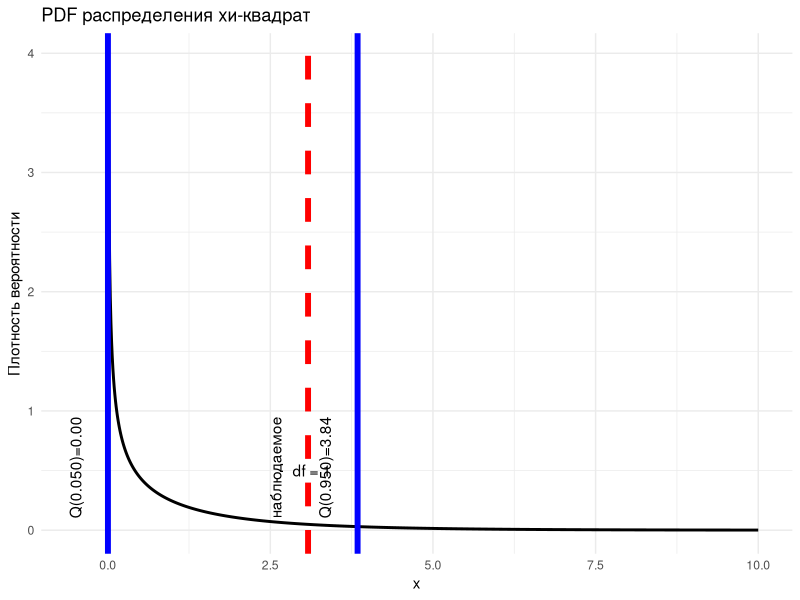
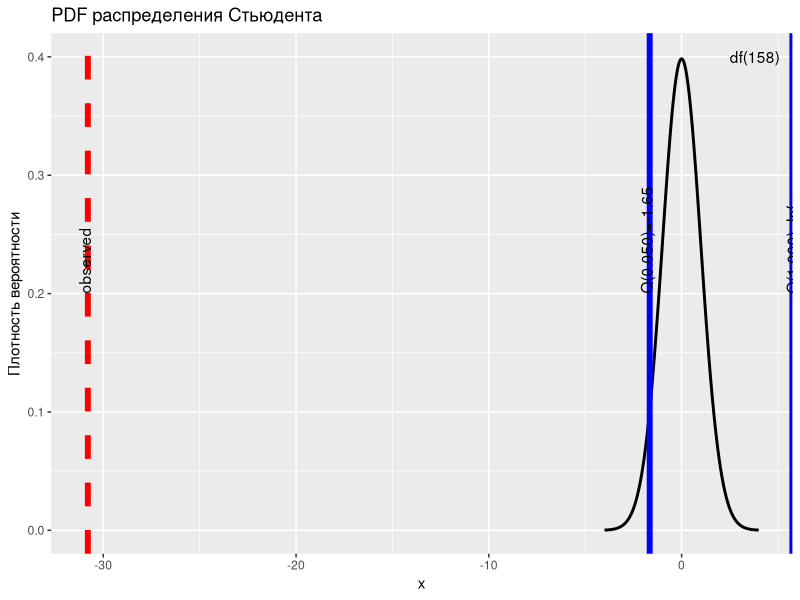
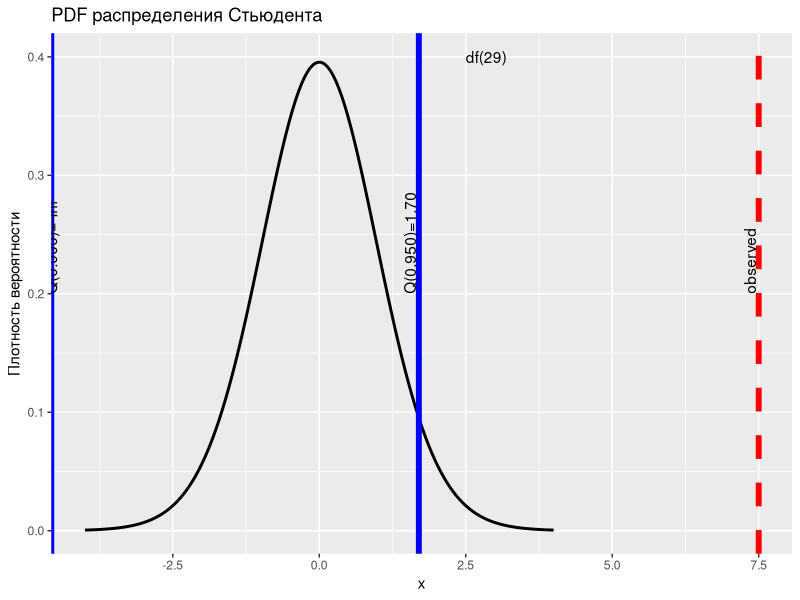
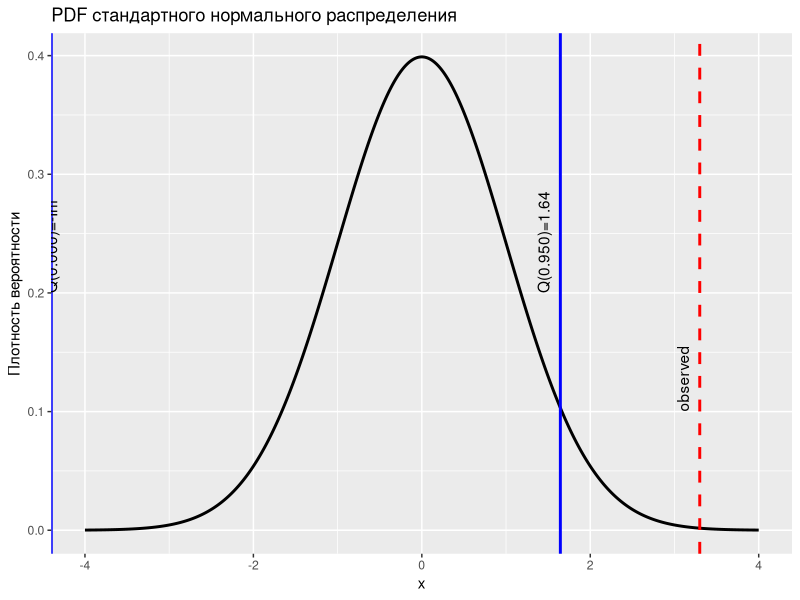
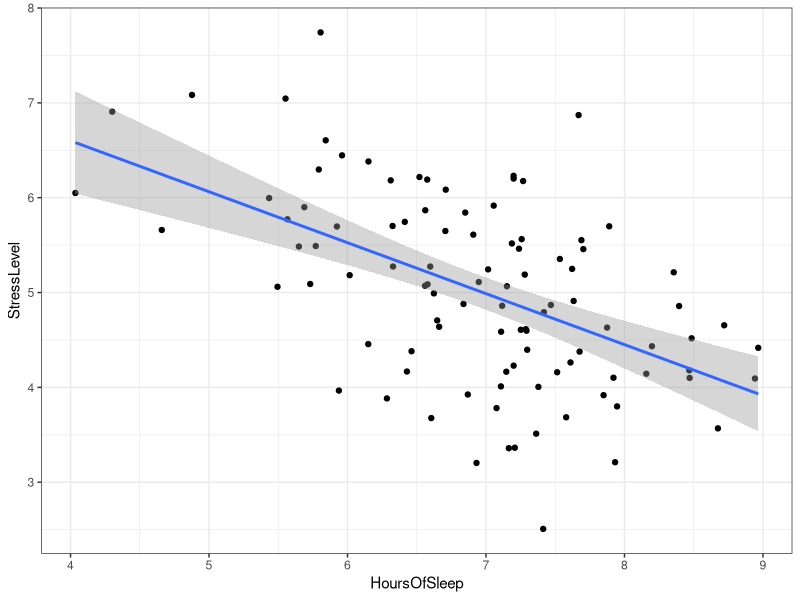

Write R code to recreate these figures, in order.
## ---- chunk 1

knitr::opts_chunk$set(echo = TRUE)
library(dplyr)
library(ggplot2)

## ---- chunk 2

# Воспроизводимость результатов
set.seed(42)

# Общий размер выборки 
sample_size <- 100

# Генерация данных по физической активности (бинарная переменная) в фиксированном соотношении 1:1
activity <- sample(c("Высокая", "Низкая"), size = sample_size, replace = TRUE, prob = c(0.5, 0.5))

# Генерация данных по наличию сердечно-сосудистых заболеваний (бинарная переменная)
# У активных людей меньше вероятность заболеть (0.5 vs 0.6)

cardio <- ifelse(activity == "Высокая", rbinom(sample_size, 1, 0.5), rbinom(sample_size, 1, 0.6))

hyp1_large <- data.frame(activity = activity, cardio = cardio) %>% 
  mutate(activity = as.factor(activity), cardio = as.factor(cardio)) %>% 
  glimpse()

## ---- chunk 3

# Воспроизводимость результатов
set.seed(42)

# Общий размер выборки
sample_size_small <- 30

# Генерация данных по физической активности (бинарная переменная) в фиксированном соотношении 1:1
activity_small <- sample(c("Высокая", "Низкая"), size = sample_size_small, replace = TRUE, prob = c(0.5, 0.5))

# Генерация данных по наличию сердечно-сосудистых заболеваний (бинарная переменная)
# У активных людей меньше вероятность заболеть (0.5 vs 0.6)

cardio_small <- ifelse(activity_small == "Высокая", rbinom(sample_size_small, 1, 0.5), rbinom(sample_size_small, 1, 0.6))

hyp1_small <- data.frame(activity_small = activity_small, cardio_small = cardio_small) %>% 
  mutate(activity_small = as.factor(activity_small), cardio_small = as.factor(cardio_small)) %>% 
  glimpse()
    
## ---- chunk 4
# Создание таблиц сопряженности
table_large <- table(hyp1_large$activity, hyp1_large$cardio)
rownames(table_large) <- c("Высокая активность", "Низкая активность")
colnames(table_large) <- c("Нет ССЗ", "Есть ССЗ")
print(table_large)

# Расчет хи-квадрата
chi_large <- chisq.test(table_large)
print(chi_large)

# Расчет наблюдаемого значения хи-квадрат (замените на ваше фактическое наблюдаемое значение)
observed_chi_squared <- 3.08  # Замените на ваше реальное наблюдаемое значение

# Определение степеней свободы для распределения хи-квадрат
df <- 1  # Подстраивайте степени свободы по мере необходимости

# Создание последовательности значений x
x_values <- seq(0.01, 10, by = 0.01)  # Подстраивайте диапазон и шаг по мере необходимости

# Расчет значений PDF для распределения хи-квадрат
pdf_chi_squared <- dchisq(x_values, df)

# Квантили
quantiles <- c(0.05, 0.95)

# Расчет критических значений для распределения хи-квадрат
critical_value_lower <- qchisq(quantiles[1], df)
critical_value_upper <- qchisq(quantiles[2], df)


# Создание data frame для построения графика
pdf_data <- data.frame(x = x_values, Probability = pdf_chi_squared)

# Создание графика PDF для визуализации распределения хи-квадрат
ggplot(pdf_data, aes(x = x, y = Probability)) +
  geom_line(size = 1, color = "black") +
  labs(title = "PDF распределения хи-квадрат", x = "x", y = "Плотность вероятности") +
  theme_minimal() +
  geom_vline(xintercept = c(critical_value_lower, critical_value_upper, observed_chi_squared),
             linetype = c("solid", "solid", "dashed"),
             color = c("blue", "blue", "red"),
             size = c(2, 2, 2)) +
  annotate("text", x = critical_value_lower - 0.5, y = 0.1, label = sprintf("Q(%.3f)=%.2f", quantiles[1], critical_value_lower), hjust = 0, angle = 90) +
  annotate("text", x = critical_value_upper - 0.5, y = 0.1, label = sprintf("Q(%.3f)=%.2f", quantiles[2], critical_value_upper), hjust = 0, angle = 90) +
  annotate("text", x = observed_chi_squared - 0.5, y = 0.1, label = 'наблюдаемое', hjust = 0, angle = 90) +
  annotate("text", x = critical_value_upper - 1, y = 0.5, label = sprintf("df = %.0f", df), hjust = 0)

## ---- chunk 5


#Создание таблиц сопряженности
table_small <- table(hyp1_small$activity, hyp1_small$cardio)
rownames(table_small) <- c("Высокая активность", "Низкая активность")
colnames(table_small) <- c("Нет ССЗ", "Есть ССЗ")
print(table_small)

#Точный тест Фишера
fisher_small <- fisher.test(table_small)
print(fisher_small)
## ---- chunk 6

# Воспроизводимость результатов
set.seed(42)

# Размер выборки (в каждой группе)
sample_size <- 80


# В популяции c экспериментальным методом лечения средний уровень систолического артериального давления меньше (130 vs 135 mm) 
# Генерация данных для группы с новым методом лечения 
group_exp <- rnorm(sample_size, mean = 130)  # экспериментальная группа

# Генерация данных для группы со стандартным лечением
group_ctrl <- rnorm(sample_size, mean = 135)  # контрольная группа

## ---- chunk 7
hyp2 <- t.test(group_exp, group_ctrl, alternative = "less", var.equal = TRUE)
print(hyp2)

observed=-30.8

# cтепени свободы
df <- 158

# значения по оси x
x_values <- seq(-4, 4, by = 0.01)  # Adjust the range and step size as needed

# PDF значения для распределения t
pdf_t <- dt(x_values, df)

# Квантили
quantiles <- c(0.05, 1)

t_critical_low <- qt(quantiles[1], df = df)
t_critical_up <-  qt(quantiles[2], df = df)

# создание базы данных
pdf_data <- data.frame(x = x_values, Probability = pdf_t)

# Создание графика PDF для визуализации стандартного нормального распределения
ggplot(pdf_data, aes(x = x)) +
  geom_line(aes(y = Probability), linewidth = 1, color = "black", linetype = "solid") +
  geom_vline(xintercept = t_critical_low, linewidth = 2, linetype = "solid", color = "blue") +
  geom_vline(xintercept = t_critical_up, linewidth = 2, linetype = "solid", color = "blue") +
  geom_vline(xintercept = observed, linewidth = 2, linetype = "dashed", color = "red") +
  annotate("text", x = t_critical_low-0.15, y = 0.2, label = sprintf("Q(%.3f)=%.2f", quantiles[1], t_critical_low), hjust = 0, angle = 90) +
  annotate("text", x = t_critical_up-0.15, y = 0.2, label = sprintf("Q(%.3f)=%.2f", quantiles[2], t_critical_up), hjust = 0, angle = 90) +
  annotate("text", x = observed-0.15, y = 0.2, label = 'observed', hjust = 0, angle = 90)+
  annotate("text", x = 2.5, y = 0.4, label = sprintf("df(%.0f)", df), hjust = 0)+
  labs(title = "PDF распределения Стьюдента", x = "x", y = "Плотность вероятности")


## ---- chunk 8

# Воспроизводимость результатов
set.seed(42)

# Размер выборки 
sample_size <- 30

# В популяции до реабилитации средний уровень физической активности меньше (50 vs 60) 
# Генерация данных до реабилитации
before <- rbinom(sample_size, size = 100, prob = 0.5)

# Генерация данных после реабилитации
after <- rbinom(sample_size, size = 100, prob = 0.6)  


## ---- chunk 9
hyp3 <- t.test(after, before, paired = TRUE, alternative = "greater")
print(hyp3)

observed=7.5

# cтепени свободы
df <- 29

# значения по оси x
x_values <- seq(-4, 4, by = 0.01)  # Adjust the range and step size as needed

# PDF значения для распределения t
pdf_t <- dt(x_values, df)

# Квантили
quantiles <- c(0, 0.95)

t_critical_low <- qt(quantiles[1], df = df)
t_critical_up <-  qt(quantiles[2], df = df)

# создание базы данных
pdf_data <- data.frame(x = x_values, Probability = pdf_t)

# Создание графика PDF для визуализации стандартного нормального распределения
ggplot(pdf_data, aes(x = x)) +
  geom_line(aes(y = Probability), linewidth = 1, color = "black", linetype = "solid") +
  geom_vline(xintercept = t_critical_low, linewidth = 2, linetype = "solid", color = "blue") +
  geom_vline(xintercept = t_critical_up, linewidth = 2, linetype = "solid", color = "blue") +
  geom_vline(xintercept = observed, linewidth = 2, linetype = "dashed", color = "red") +
  annotate("text", x = t_critical_low-0.15, y = 0.2, label = sprintf("Q(%.3f)=%.2f", quantiles[1], t_critical_low), hjust = 0, angle = 90) +
  annotate("text", x = t_critical_up-0.15, y = 0.2, label = sprintf("Q(%.3f)=%.2f", quantiles[2], t_critical_up), hjust = 0, angle = 90) +
  annotate("text", x = observed-0.15, y = 0.2, label = 'observed', hjust = 0, angle = 90)+
  annotate("text", x = 2.5, y = 0.4, label = sprintf("df(%.0f)", df), hjust = 0)+
  labs(title = "PDF распределения Стьюдента", x = "x", y = "Плотность вероятности")

## ---- chunk 10

# Воспроизводимость результатов
set.seed(42)

# Общий размер выборки
sample_size <- 200


# В популяции экспериментального лечения вероятность нормальной физической активности больше (0.7 vs 0.65)
# Генерация данных по статусу лечение (бинарная переменная, новый метод или стандарт) в фиксированном соотношении 1:1
treatment <- sample(c("новый метод", "стандарт"), size = sample_size, replace = TRUE, prob = c(0.5, 0.5))

# Генерация данных по физической активности после лечения (бинарная переменная)
activity <- ifelse(treatment == "новый метод", rbinom(sample_size, 1, 0.7), rbinom(sample_size, 1, 0.65))

    
## ---- chunk 11
# Создадим таблицу сопряженности
table_activity <- table(treatment, activity)
print(table_activity)
# Посчитаем количество успехов (mx, my) и наблюдений (nx,ny) для таблицы
successes <- c(table_activity["новый метод", 2], table_activity["стандарт", 2])
observations <- c(sum(table_activity["новый метод", ]), sum(table_activity["стандарт", ]))
# Рассчитаем односторонний Z-критерий без поправки Йетса, так как большая выборка+чувствительность одностороннего теста уже выше 
z_score <- prop.test(successes, observations, alternative = "greater", correct = FALSE)
print(z_score)

observed=3.3

# Создание последовательности значений x
x_values <- seq(-4, 4, by = 0.01)

# Расчет значений Плотности Вероятности (PDF) для стандартного нормального распределения
pdf_normal <- dnorm(x_values, mean = 0, sd = 1)

# Квантили
quantiles <- c(0, 0.95)

quantile_values <- qnorm(quantiles, mean = 0, sd = 1)

# Создание данных для построения графика
pdf_data <- data.frame(x = x_values, Probability = pdf_normal)

# Создание графика PDF для визуализации стандартного нормального распределения
ggplot(pdf_data, aes(x = x)) +
  geom_line(aes(y = Probability), linewidth = 1, color = "black", linetype = "solid") +
  geom_vline(xintercept = quantile_values, linewidth = 1, linetype = "solid", color = "blue") +
  geom_vline(xintercept = observed, linewidth = 1, linetype = "dashed", color = "red") +
  annotate("text", x = quantile_values[1]-0.2, y = 0.2, label = sprintf("Q(%.3f)=%.2f", quantiles[1], quantile_values[1]), hjust = 0, angle = 90) +
  annotate("text", x = quantile_values[2]-0.2, y = 0.2, label = sprintf("Q(%.3f)=%.2f", quantiles[2], quantile_values[2]), hjust = 0, angle = 90) +
  annotate("text", x = observed-0.2, y = 0.1, label = 'observed', hjust = 0, angle = 90)+
  labs(title = "PDF стандартного нормального распределения", x = "x", y = "Плотность вероятности")

## ---- chunk 12

# Воспроизводимость результатов
set.seed(42)

# Размер выборки
sample_size <- 50

# Генерация данных до медитации (бинарная переменная) в фиксированном соотношении 1:1
before <- rbinom(sample_size, 1, 0.4)

# Генерация данных после медитации (бинарная переменная). После медитации вероятность наличия стресса меньше (0.2 vs 0.4)
after <- rbinom(sample_size, 1, 0.2)

## ---- chunk 13

hyp5 <- tibble(before=before, after=after)
table_stress <- table(hyp5$before, hyp5$after)

rownames(table_stress) <- c("Нет стресса (до)", "Есть стресс (до)")
colnames(table_stress) <- c("Нет стресса (после)", "Есть стресс(после)")
print(table_stress)

mcnemar <- mcnemar.test(table_stress)
print(mcnemar)

## ---- chunk 14

# Воспроизводимость результатов
set.seed(42)

# Размер выборки для каждой группы
sample_size <- 20


# В популяции c экспериментальным методом лечения среднее депрессии меньше (55 vs 68) 
# Генерация данных для экспериментальной группы 
group1 <- rnorm(sample_size, mean = 55)  # экспериментальная группа

# Генерация данных для группы со стандартным лечением
group2 <- rnorm(sample_size, mean = 68)  # контрольная группа

## ---- chunk 15

 wilcox.test(group1, group2, alternative = "two.sided", conf.int=TRUE)

## ---- chunk 16

library(mvtnorm) # библиотека mvtnorm для работы с многомерным нормальным распределением

# Воспроизводимость результатов
set.seed(42)

# Размер выборки
sample_size <- 100

# Средние значения для длительности сна (HoursOfSleep) и уровня стресса (StressLevel) в популяции
means <- c(7, 5)  

# Матрица ковариации. В ислледуемой популяции HoursOfSleep и StressLevel ассоциированы отрицательно (r = -0.5)
cov_matrix <- matrix(c(1, -0.5, -0.5, 1), nrow = 2)

df <- rmvnorm(n = sample_size, 
              mean = means, 
              sigma = cov_matrix) %>% 
      as_tibble() %>%
      setNames(c("HoursOfSleep", "StressLevel"))  

## ---- chunk 17
# Scatterplot

ggplot(df, aes(x=HoursOfSleep, y=StressLevel))+
  geom_point()+
  geom_smooth(method = "lm")+
  theme_bw()

hyp7 <- cor.test(df$HoursOfSleep, df$StressLevel, method = "pearson")
print(hyp7)

